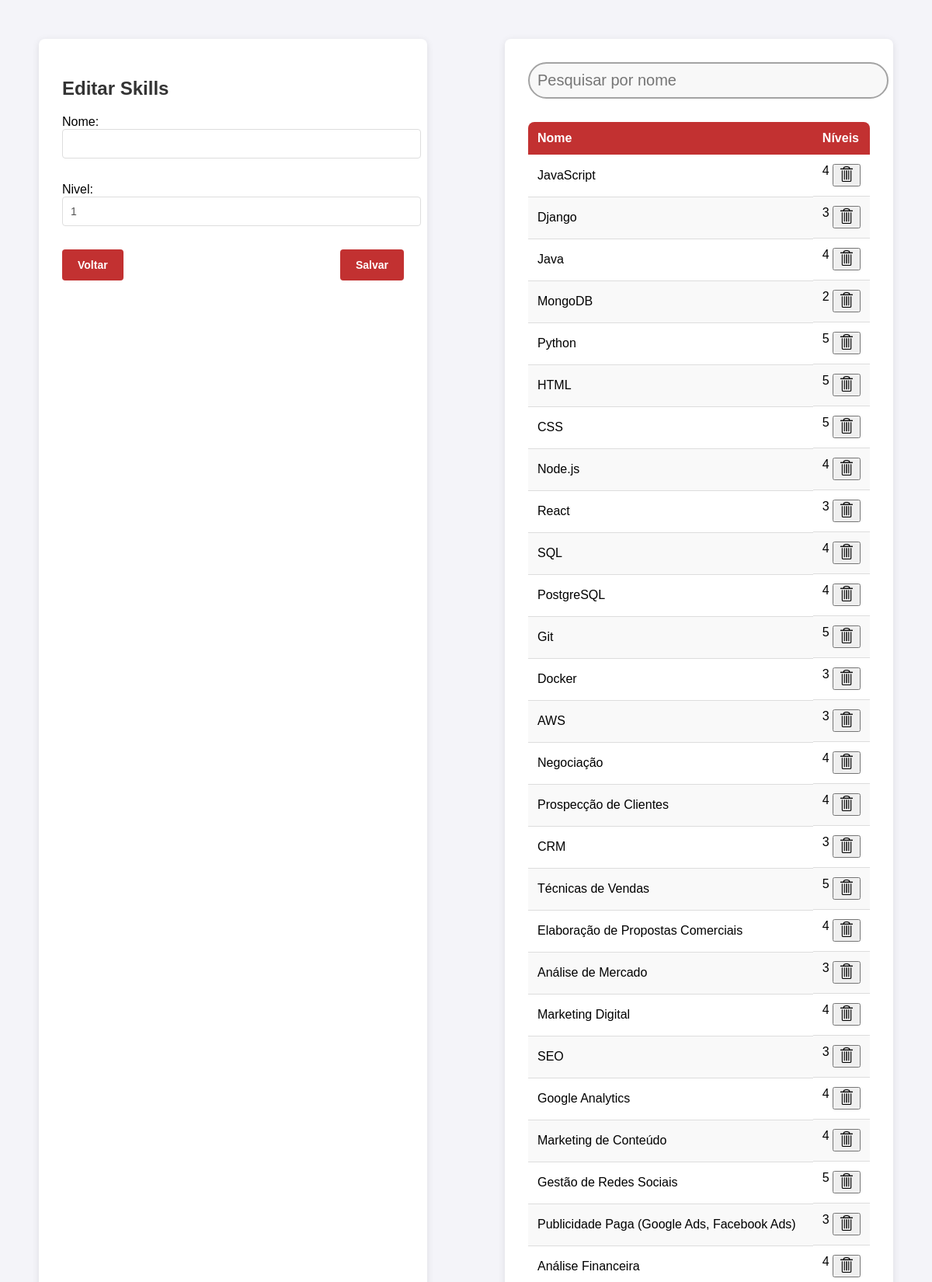
Screenshot of /editar_skills/ (signed in, upper part) with the database file from the repository.
### app/models.py (models this page shows, shortened)
class Skill(models.Model):
    nome = models.CharField(max_length=100, unique=True)
    nivel = models.IntegerField(default=1)

### app/views.py (the view)
# urls.py: path('editar_skills/', views.adicionar_skill, name='editar_skills'),
@login_required(login_url='login')
def adicionar_skill(request):
    skills = Skill.objects.all()
    if request.method == 'POST':
        form = SkillForm(request.POST)
        if form.is_valid():
            form.save()
            return redirect('editar_skills')
    else:
        form = SkillForm()
    return render(request, 'editar_skills.html', {'form': form, 'skills': skills})

### app/forms.py
class SkillForm(forms.ModelForm):
    class Meta:
        model = Skill
        fields = ['nome', 'nivel']

### app/templates/editar_skills.html (shortened to what this page needs)
{% extends 'layout.html' %}
{% load static %}
{% block extrahead %}
    <link rel="stylesheet" href="{% static 'app/css/editar_skills.css' %}">
{% endblock %}
{% block content %}
    <div class="mainContainer">
        <div class="skillForm">
            <form method="post">
                <h2>Editar Skills</h2>
                {{ form.as_p }}
                <div class="submitButton">
                    <button type="button"class="cancelBtn" onclick="location.href='{% url 'main' %}'">Voltar</button>
                    <button type="submit">Salvar</button>
                </div>
            </form>
        </div>
        <div class="skillTable">
            <input class="searchBar" type="text" id="searchInput" onkeyup="filterTable()" placeholder="Pesquisar por nome">
            <div class="tableDiv">
                <table>
                    <thead>
                        <tr>
                            <th>Nome</th>
                            <th>Níveis</th>
                        </tr>
                    </thead>
                    <tbody>
                        {% for skill in skills %}
                            <tr>
                                <td>{{ skill.nome }}</td>
                                <td>
                                    {{ skill.nivel }}
                                    <form action="{% url 'remove_skill' skill_id=skill.id %}" method="POST">
                                        <button type="submit" class="remove_skill">
                                            <img class="deleteIcon" src="{% static 'app/img/icons/delete.png' %}" alt="">
                                        </button>
                                    </form>
                                </td>
                            </tr>
                        {% empty %}
                            <tr class="valuesColumns">
                                <td style="text-align: center; color: gray" colspan="4">Nenhuma skill cadastrada no sistema.</td>
                            </tr>
                        {% endfor %}
                    </tbody>
                </table>
            </div>
        </div>
    </div>
{% endblock %}

### app/static/app/css/editar_skills.css (style rules this page uses)
body { font-family: 'Arial', sans-serif; background-color: #f4f4f9; margin: 0; padding: 0; box-sizing: border-box; }
.mainContainer { display: flex; flex-direction: row; height: 80vh; }
.skillForm { width: 100%; margin: 50px; padding: 30px; background-color: #fff; border-radius: 8px; box-shadow: 0 2px 10px rgba(0, 0, 0, 0.1); }
form h2 { font-size: 24px; margin-bottom: 20px; color: #333; }
form p { margin-bottom: 15px; }
form input, form select, form textarea { width: 100%; padding: 10px; margin-bottom: 15px; border: 1px solid #ddd; border-radius: 4px; font-size: 14px; color: #555; }
.submitButton { display: flex; justify-content: space-between; }
.submitButton button { padding: 12px 20px; font-size: 14px; font-weight: bold; border: none; border-radius: 4px; cursor: pointer; }
.submitButton button.cancelBtn { background-color: #c23131; color: white; }
.submitButton button[type="submit"] { background-color: #c23131; color: white; }
.searchBar { display: flex; margin: auto; margin-bottom: 30px; font-size: 20px; width: 100%; max-width: 500px; padding: 10px; background-color: rgb(248, 248, 248); border: 2px solid rgb(163, 163, 163); border-radius: 30px; }
.skillTable { width: 100%; height: 100%; margin: 50px; padding: 30px; background-color: #fff; border-radius: 8px; box-shadow: 0 2px 10px rgba(0, 0, 0, 0.1); }
.tableDiv { height: 70vh; overflow-y: scroll; }
.skillTable table { width: 100%; border-collapse: collapse; box-shadow: 0 10px 10px rgba(0, 0, 0, 0.2); }
.skillTable th, .skillTable td { padding: 12px; text-align: left; font-size: 16px; }
.skillTable th { background-color: #c23131;; color: #ffffff; transition: .2s; }
.skillTable th:first-child { border-radius: 8px 0 0 0; }
.skillTable th:last-child { border-radius: 0 8px 0 0; }
.skillTable tbody tr td { border-bottom: 1px solid #dddddd; }
.skillTable tbody tr td:last-child { display: flex; justify-content: space-between; }
.skillTable tbody tr:nth-child(even) { background-color: #f9f9f9; }
.deleteIcon { width: 20px; height: 20px; }

### rows the page displays
Skill: nome "JavaScript", nivel "4"
Skill: nome "Django", nivel "3"
Skill: nome "Java", nivel "4"
Skill: nome "MongoDB", nivel "2"
Skill: nome "Python", nivel "5"
Skill: nome "HTML", nivel "5"
Skill: nome "CSS", nivel "5"
Skill: nome "Node.js", nivel "4"
Skill: nome "React", nivel "3"
Skill: nome "SQL", nivel "4"
Skill: nome "PostgreSQL", nivel "4"
Skill: nome "Git", nivel "5"
Skill: nome "Docker", nivel "3"
Skill: nome "AWS", nivel "3"
Skill: nome "Negociação", nivel "4"
Skill: nome "Prospecção de Clientes", nivel "4"
Skill: nome "CRM", nivel "3"
Skill: nome "Técnicas de Vendas", nivel "5"
Skill: nome "Elaboração de Propostas Comerciais", nivel "4"
Skill: nome "Análise de Mercado", nivel "3"
Skill: nome "Marketing Digital", nivel "4"
Skill: nome "SEO", nivel "3"
Skill: nome "Google Analytics", nivel "4"
Skill: nome "Marketing de Conteúdo", nivel "4"
Skill: nome "Gestão de Redes Sociais", nivel "5"
Skill: nome "Publicidade Paga (Google Ads, Facebook Ads)", nivel "3"
Skill: nome "Análise Financeira", nivel "4"
